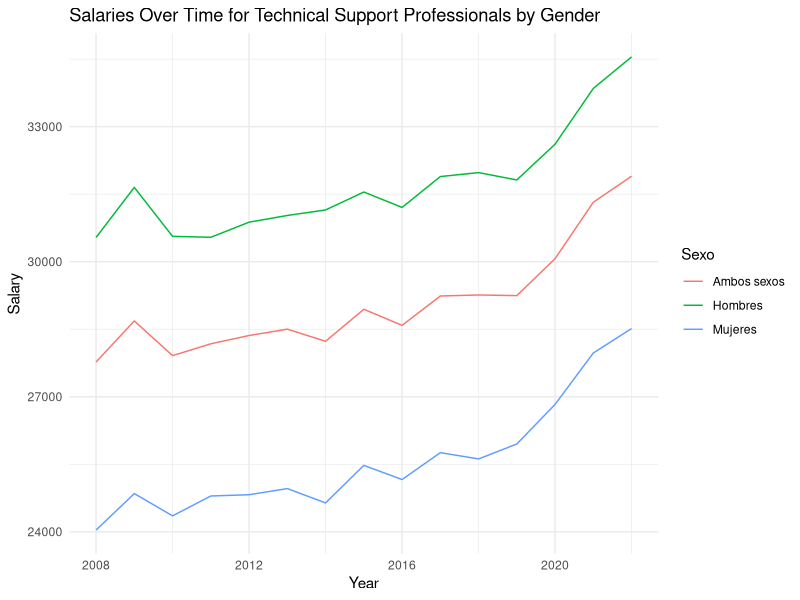

Recreate this plot in R.
#Leemos los datasets
salarioSexoOcupacion<-read.csv("./datasets/salarioSexoOcupacion2022.csv", TRUE, sep=";")
salarioSexoSector<-read.csv("./datasets/salarioSexoSector2022.csv", TRUE, sep=";")
satisfaccionEmpleo<-read.csv("./datasets/satisfaccionEmpleo.csv", TRUE, sep=";")
tiempoEmpleo<-read.csv("./datasets/tiempoEmpleo.csv", TRUE, sep=";")
ocupadosSexoRama<-read.csv("./datasets/ocupadosSexoRama.csv", TRUE, sep=";")

#Echamos un vistazo inicial a los datos
head(salarioSexoOcupacion)
head(salarioSexoSector)
head(satisfaccionEmpleo)
head(tiempoEmpleo)
head(ocupadosSexoRama)

#Observamos que ciertas variables tienen nombres muy largos, por lo que los cambiamos por unos más fáciles de tratar
colnames(salarioSexoOcupacion)[colnames(salarioSexoOcupacion) =="Grupos.principales.de.la.CNO.11"] <- "Ocupación"

colnames(salarioSexoSector)[colnames(salarioSexoSector) =="Sectores.de.actividad"] <- "Sector"
colnames(salarioSexoSector)[colnames(salarioSexoSector) =="Comunidades.autónomas"] <- "CA"

colnames(satisfaccionEmpleo)[colnames(satisfaccionEmpleo) =="País.de.nacimiento"] <- "País"
colnames(satisfaccionEmpleo)[colnames(satisfaccionEmpleo) =="Tipo.de.dato"] <- "Unidad"
colnames(satisfaccionEmpleo)[colnames(satisfaccionEmpleo) =="Según.sea.el.nivel.de.satisfacción.en.su.empleo.actual"] <- "Satisfacción"

colnames(tiempoEmpleo)[colnames(tiempoEmpleo) =="Sectores.de.actividad.CNAE.2009"] <- "SectorActividad"
colnames(tiempoEmpleo)[colnames(tiempoEmpleo) =="Tiempo.de.trabajo"] <- "TiempoTrabajo"
colnames(tiempoEmpleo)[colnames(tiempoEmpleo) =="Total"] <- "HorasTotales"

colnames(ocupadosSexoRama)[colnames(ocupadosSexoRama) =="Rama.de.actividad.CNAE.2009"] <- "RamaActividad"
colnames(ocupadosSexoRama)[colnames(ocupadosSexoRama) =="Total"] <- "HorasTotales"
colnames(ocupadosSexoRama)[colnames(ocupadosSexoRama) =="Total"] <- "HorasTotales"

#Vemos de que tipo es cada variable y si está mal, la ajustamos
str(salarioSexoOcupacion)
salarioSexoOcupacion$Ocupación<-as.factor(salarioSexoOcupacion$Ocupación)
salarioSexoOcupacion$Sexo<-as.factor(salarioSexoOcupacion$Sexo) 

salarioSexoOcupacion$Total <- gsub("\\.", "", salarioSexoOcupacion$Total)
salarioSexoOcupacion$Total <- gsub(",", ".", salarioSexoOcupacion$Total)
salarioSexoOcupacion$Total <- gsub("-", "", salarioSexoOcupacion$Total)
salarioSexoOcupacion$Total<-as.numeric(salarioSexoOcupacion$Total) 
str(salarioSexoOcupacion)

str(salarioSexoSector)
salarioSexoSector$CA<-as.factor(salarioSexoSector$CA)
salarioSexoSector$Sector<-as.factor(salarioSexoSector$Sector)
salarioSexoSector$Sexo<-as.factor(salarioSexoSector$Sexo)

salarioSexoSector$Total <- gsub("\\.", "", salarioSexoSector$Total)
salarioSexoSector$Total <- gsub(",", ".", salarioSexoSector$Total)
salarioSexoSector$Total <- gsub("-", "", salarioSexoSector$Total)
salarioSexoSector$Total<-as.numeric(salarioSexoSector$Total)
str(salarioSexoSector)

str(satisfaccionEmpleo)
satisfaccionEmpleo$País<-as.factor(satisfaccionEmpleo$País)
satisfaccionEmpleo$Unidad<-as.factor(satisfaccionEmpleo$Unidad)
satisfaccionEmpleo$Satisfacción<-as.factor(satisfaccionEmpleo$Satisfacción)

satisfaccionEmpleo$Total <- gsub("\\.", "", satisfaccionEmpleo$Total)
satisfaccionEmpleo$Total <- gsub(",", ".", satisfaccionEmpleo$Total)
satisfaccionEmpleo$Total <- gsub("-", "", satisfaccionEmpleo$Total)
satisfaccionEmpleo$Total<-as.numeric(satisfaccionEmpleo$Total)
str(satisfaccionEmpleo)

str(tiempoEmpleo)
tiempoEmpleo$SectorActividad<-as.factor(tiempoEmpleo$SectorActividad)
tiempoEmpleo$TiempoTrabajo<-as.factor(tiempoEmpleo$TiempoTrabajo)

tiempoEmpleo$HorasTotales <- gsub("\\.", "", tiempoEmpleo$HorasTotales)
tiempoEmpleo$HorasTotales <- gsub(",", ".", tiempoEmpleo$HorasTotales)
tiempoEmpleo$HorasTotales <- gsub("-", "", tiempoEmpleo$HorasTotales)
tiempoEmpleo$HorasTotales<-as.numeric(tiempoEmpleo$HorasTotales)
str(tiempoEmpleo)

str(ocupadosSexoRama)
ocupadosSexoRama$RamaActividad<-as.factor(ocupadosSexoRama$RamaActividad)
ocupadosSexoRama$Sexo<-as.factor(ocupadosSexoRama$Sexo)
ocupadosSexoRama$Unidad<-as.factor(ocupadosSexoRama$Unidad)

ocupadosSexoRama$HorasTotales <- gsub("\\.", "", ocupadosSexoRama$HorasTotales)
ocupadosSexoRama$HorasTotales <- gsub(",", ".", ocupadosSexoRama$HorasTotales)
ocupadosSexoRama$HorasTotales <- gsub("-", "", ocupadosSexoRama$HorasTotales)
ocupadosSexoRama$HorasTotales<-as.numeric(ocupadosSexoRama$HorasTotales)
str(ocupadosSexoRama)


library(ggplot2)

# Filter data for specific occupation and create plot
filtered_data <- salarioSexoOcupacion[salarioSexoOcupacion$Ocupación == "D Técnicos, profesionales de apoyo", ]

ggplot(filtered_data, aes(x = Periodo, y = Total, color = Sexo)) +
  geom_line() +
  labs(title = "Salaries Over Time for Technical Support Professionals by Gender",
       x = "Year",
       y = "Salary") +
  theme_minimal()
